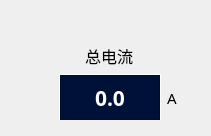
<?xml version="1.0" encoding="UTF-8"?>
<ui version="4.0">
 <class>Room_LcdWid</class>
 <widget class="QWidget" name="Room_LcdWid">
  <property name="geometry">
   <rect>
    <x>0</x>
    <y>0</y>
    <width>209</width>
    <height>136</height>
   </rect>
  </property>
  <property name="sizePolicy">
   <sizepolicy hsizetype="Preferred" vsizetype="Preferred">
    <horstretch>0</horstretch>
    <verstretch>0</verstretch>
   </sizepolicy>
  </property>
  <property name="maximumSize">
   <size>
    <width>270</width>
    <height>136</height>
   </size>
  </property>
  <property name="font">
   <font>
    <family>微软雅黑</family>
    <pointsize>14</pointsize>
   </font>
  </property>
  <property name="windowTitle">
   <string>Form</string>
  </property>
  <property name="styleSheet">
   <string notr="true">border-color: rgb(0, 0, 0);</string>
  </property>
  <layout class="QVBoxLayout" name="verticalLayout">
   <property name="spacing">
    <number>0</number>
   </property>
   <property name="leftMargin">
    <number>50</number>
   </property>
   <property name="topMargin">
    <number>0</number>
   </property>
   <property name="rightMargin">
    <number>0</number>
   </property>
   <property name="bottomMargin">
    <number>0</number>
   </property>
   <item>
    <widget class="QWidget" name="widget_2" native="true">
     <layout class="QHBoxLayout" name="horizontalLayout_2">
      <property name="bottomMargin">
       <number>0</number>
      </property>
      <item>
       <widget class="QLabel" name="titleLab">
        <property name="sizePolicy">
         <sizepolicy hsizetype="Expanding" vsizetype="Preferred">
          <horstretch>0</horstretch>
          <verstretch>0</verstretch>
         </sizepolicy>
        </property>
        <property name="minimumSize">
         <size>
          <width>100</width>
          <height>30</height>
         </size>
        </property>
        <property name="font">
         <font>
          <family>微软雅黑</family>
          <pointsize>12</pointsize>
         </font>
        </property>
        <property name="text">
         <string>总电流</string>
        </property>
        <property name="alignment">
         <set>Qt::AlignBottom|Qt::AlignHCenter</set>
        </property>
       </widget>
      </item>
      <item>
       <widget class="QLabel" name="label_2">
        <property name="sizePolicy">
         <sizepolicy hsizetype="Expanding" vsizetype="Expanding">
          <horstretch>0</horstretch>
          <verstretch>0</verstretch>
         </sizepolicy>
        </property>
        <property name="minimumSize">
         <size>
          <width>35</width>
          <height>30</height>
         </size>
        </property>
        <property name="font">
         <font>
          <family>微软雅黑</family>
          <pointsize>12</pointsize>
          <weight>50</weight>
          <bold>false</bold>
         </font>
        </property>
        <property name="text">
         <string/>
        </property>
        <property name="alignment">
         <set>Qt::AlignLeading|Qt::AlignLeft|Qt::AlignVCenter</set>
        </property>
       </widget>
      </item>
     </layout>
    </widget>
   </item>
   <item>
    <widget class="QWidget" name="widget" native="true">
     <layout class="QHBoxLayout" name="horizontalLayout">
      <property name="topMargin">
       <number>0</number>
      </property>
      <item>
       <widget class="QFrame" name="frame">
        <property name="sizePolicy">
         <sizepolicy hsizetype="Expanding" vsizetype="Expanding">
          <horstretch>0</horstretch>
          <verstretch>0</verstretch>
         </sizepolicy>
        </property>
        <property name="minimumSize">
         <size>
          <width>0</width>
          <height>46</height>
         </size>
        </property>
        <property name="maximumSize">
         <size>
          <width>16777215</width>
          <height>46</height>
         </size>
        </property>
        <property name="styleSheet">
         <string notr="true">background-color: rgb(0,17,55);
color: rgb(255, 255, 255);</string>
        </property>
        <property name="frameShape">
         <enum>QFrame::Box</enum>
        </property>
        <property name="frameShadow">
         <enum>QFrame::Plain</enum>
        </property>
        <layout class="QGridLayout" name="gridLayout">
         <property name="leftMargin">
          <number>0</number>
         </property>
         <property name="topMargin">
          <number>0</number>
         </property>
         <property name="rightMargin">
          <number>0</number>
         </property>
         <property name="bottomMargin">
          <number>0</number>
         </property>
         <property name="spacing">
          <number>0</number>
         </property>
         <item row="0" column="0">
          <widget class="QLabel" name="valueLab">
           <property name="sizePolicy">
            <sizepolicy hsizetype="Expanding" vsizetype="Expanding">
             <horstretch>0</horstretch>
             <verstretch>0</verstretch>
            </sizepolicy>
           </property>
           <property name="minimumSize">
            <size>
             <width>100</width>
             <height>46</height>
            </size>
           </property>
           <property name="font">
            <font>
             <family>微软雅黑</family>
             <pointsize>16</pointsize>
             <weight>75</weight>
             <italic>false</italic>
             <bold>true</bold>
            </font>
           </property>
           <property name="styleSheet">
            <string notr="true"/>
           </property>
           <property name="frameShape">
            <enum>QFrame::StyledPanel</enum>
           </property>
           <property name="frameShadow">
            <enum>QFrame::Plain</enum>
           </property>
           <property name="text">
            <string>0.0</string>
           </property>
           <property name="textFormat">
            <enum>Qt::PlainText</enum>
           </property>
           <property name="alignment">
            <set>Qt::AlignCenter</set>
           </property>
          </widget>
         </item>
        </layout>
       </widget>
      </item>
      <item>
       <widget class="QLabel" name="label">
        <property name="sizePolicy">
         <sizepolicy hsizetype="Expanding" vsizetype="Expanding">
          <horstretch>0</horstretch>
          <verstretch>0</verstretch>
         </sizepolicy>
        </property>
        <property name="minimumSize">
         <size>
          <width>35</width>
          <height>46</height>
         </size>
        </property>
        <property name="font">
         <font>
          <family>微软雅黑</family>
          <pointsize>11</pointsize>
          <weight>50</weight>
          <bold>false</bold>
         </font>
        </property>
        <property name="text">
         <string>A</string>
        </property>
        <property name="alignment">
         <set>Qt::AlignLeading|Qt::AlignLeft|Qt::AlignVCenter</set>
        </property>
       </widget>
      </item>
     </layout>
     <zorder>label</zorder>
     <zorder>frame</zorder>
    </widget>
   </item>
  </layout>
  <zorder>widget</zorder>
  <zorder>widget_2</zorder>
 </widget>
 <resources/>
 <connections/>
</ui>
